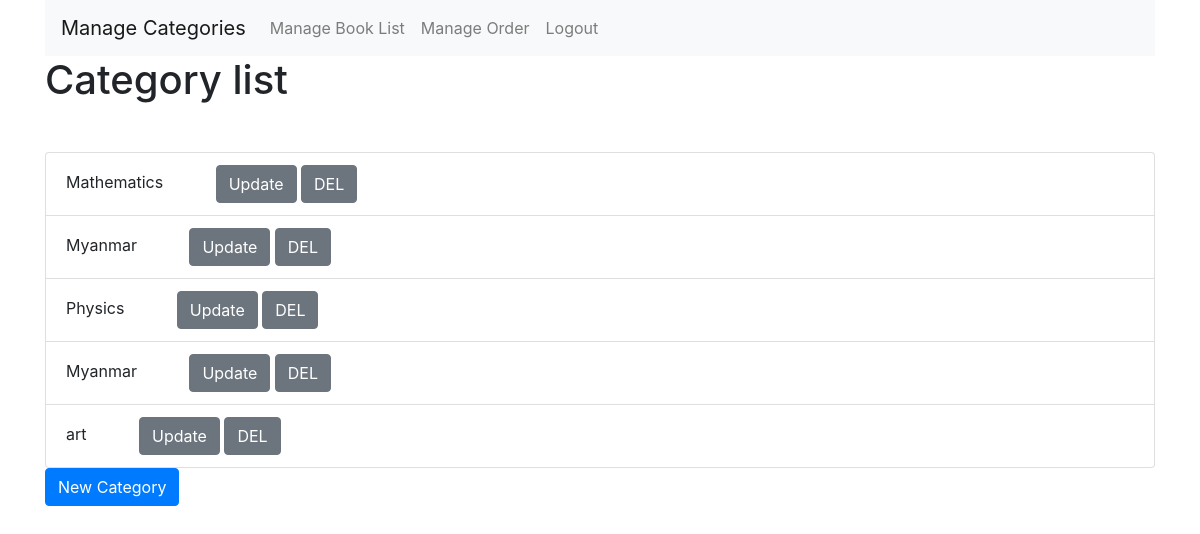
Page /store/admin/cat_list.php (signed in) on the committed database.
### tables this page shows
CREATE TABLE `category` (
  `id` int(11) NOT NULL,
  `name` varchar(255) NOT NULL,
  `remark` text NOT NULL,
  `created_date` datetime NOT NULL,
  `modified_date` datetime NOT NULL
);

### store/admin/cat_list.php (the view, shortened to what this page needs)
<!DOCTYPE html>
<html lang="en">
<head>
  <link rel="stylesheet" href="https://stackpath.bootstrapcdn.com/bootstrap/4.4.1/css/bootstrap.min.css" >
</head>
<body>
<?php
$configfile = "confs/config.php";
if(file_exists($configfile)){
  $result=mysqli_query($conn,"SELECT * FROM category");
}else{
  die("file doesn't exit!!");
}
?>
  <div class="container">
  <nav class="navbar navbar-expand-lg navbar-light bg-light">
  <div class="collapse navbar-collapse" id="navbarNav">
    <ul class="navbar-nav">
    <li class="nav-item active">
    <a class="navbar-brand" href="cat_list.php">Manage Categories</a>
    </li>
      <li class="nav-item">
        <a class="nav-link" href="book_list.php">Manage Book List</a>
      </li>
      <li class="nav-item">
        <a class="nav-link" href="orders.php">Manage Order</a>
      </li>
      <li class="nav-item">
        <a class="nav-link" href="logout.php">Logout</a>
      </li>
    </ul>
  </div>
</nav>
  <h1 class="mb-5">Category list</h1>
  <ul class="list-group ">
  <?php while($row=mysqli_fetch_assoc($result)): ?>
    <li title="<?php echo $row['remark'] ?>" class="list-group-item" >
    <?php echo $row['name'] ?>
    <a href="cat_edit.php?id=<?php echo $row['id'] ?>" class  ="btn btn-secondary  ml-5">Update</a>
    <a href="cat_delete.php?id=<?php echo $row['id'] ?>" class="btn btn-secondary">DEL</a>
    </li>
  <?php endwhile; ?>
</ul>
<a href="cat_new.php" class='btn btn-primary'>New Category</a>
   </div>
</body>
</html>

### rows in the picture
category: name "Mathematics"
category: name "Myanmar"
category: name "Physics"
category: name "Myanmar"
category: name "art"
